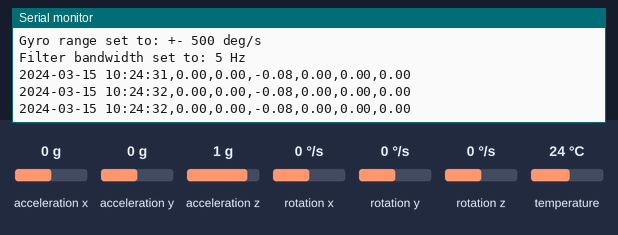
A sketch run on a simulated ESP32. Shown: the last lines printed to the serial monitor. The inputs (shaded band) are chosen by the test bench; at power-on: acceleration x 0 g, acceleration y 0 g, acceleration z 1 g, rotation x 0 °/s, rotation y 0 °/s, rotation z 0 °/s, temperature 24 °C. WiFi joins after 1.5 s; servers stay silent unless stated; network time is answered at once with the bench clock; the local clock reads 2024-03-15 10:24:30 at power-on unless the sketch sets it; storage starts empty.

Above: at 2.7 s.
2.8 s: acceleration x set to -1.4 g
At 3.5 s:
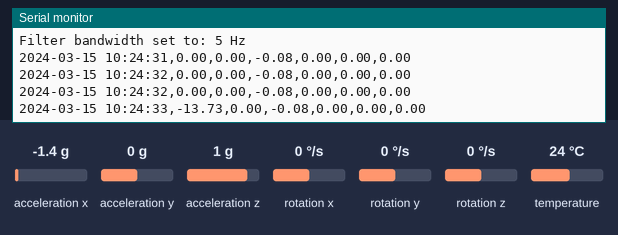
4.3 s: acceleration y set to -1.4 g
At 5.1 s:
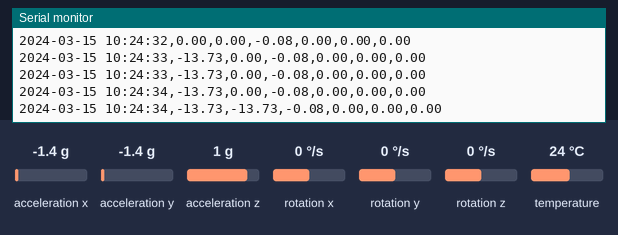
5.8 s: acceleration z set to -1.4 g
At 5.8 s:
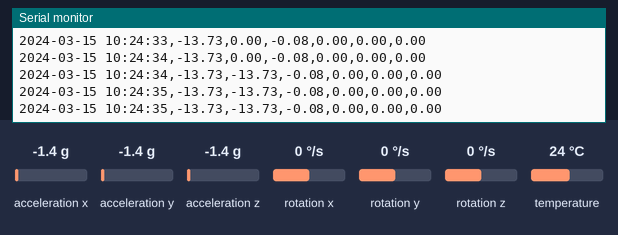
7.3 s: rotation x set to -192 °/s
At 7.3 s:
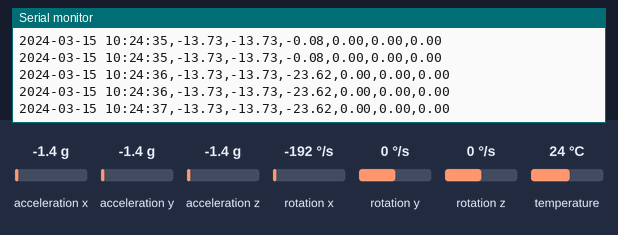
8.8 s: rotation y set to -192 °/s
At 8.8 s:
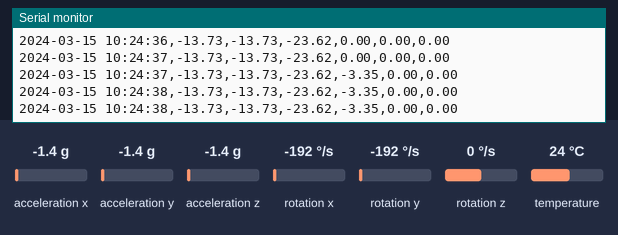
Timing chart, 0 to 11.3 s (numbered marks = the images above; inputs shaded):
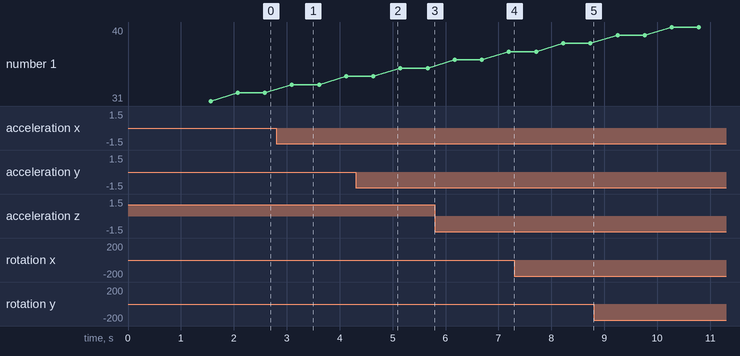

Measured:
- after the input at 2.8 s, the serial monitor: prints a new line after 0.30 s (image 1)
- after the input at 4.3 s, the serial monitor: prints a new line after 0.34 s (image 2)

The sketch:

leitura_angulos.ino
```cpp
#include <WiFi.h>
#include <NTPClient.h>
#include <WiFiUdp.h>
#include <time.h>
#define LED_PIN 2

// Basic demo for accelerometer readings from Adafruit MPU6050

// ESP32 Guide: https://RandomNerdTutorials.com/esp32-mpu-6050-accelerometer-gyroscope-arduino/
// ESP8266 Guide: https://RandomNerdTutorials.com/esp8266-nodemcu-mpu-6050-accelerometer-gyroscope-arduino/
// Arduino Guide: https://RandomNerdTutorials.com/arduino-mpu-6050-accelerometer-gyroscope/

#include <Adafruit_MPU6050.h>
#include <Adafruit_Sensor.h>
#include <Wire.h>

Adafruit_MPU6050 mpu;
double gravity = 9.89;
double ax, ay, az;
double gx, gy, gz;
String n = "\n";
String data_hora = "";

const char *ntpServer = "pool.ntp.org";
const long gmtOffset_sec = -10800; // UTC-3 (three hours behind UTC)
const int daylightOffset_sec = 3600;

WiFiUDP ntpUDP;
NTPClient timeClient(ntpUDP, ntpServer, gmtOffset_sec);


//CARTAO MEMORIA
#include "FS.h"
#include "SD.h"
#include "SPI.h"


void setup() {
  Serial.begin(115200);
  WiFi.begin("LIVE TIM_1901_2G", "danivalberlu");
  while (WiFi.status() != WL_CONNECTED) {
    delay(500);
    Serial.print(".");
  }
  timeClient.begin();
  inicializar_sdcard();
  setup_mpu();
}

void loop() {
    get_hora();
    //colocar leitura do mpu
    get_mpu();
    delay(500);
}
void inicializar_sdcard(){

    if(!SD.begin()){
        Serial.println("Card Mount Failed");
        return;
    }
    uint8_t cardType = SD.cardType();

    if(cardType == CARD_NONE){
        Serial.println("No SD card attached");
        return;
    }


  }
void get_mpu(){
   sensors_event_t a, g, temp;
   mpu.getEvent(&a, &g, &temp);
   ax=a.acceleration.x;
   ay=a.acceleration.y;
   az= a.acceleration.z -gravity;
   gx=g.gyro.x;
   gy=g.gyro.y;
   gz=g.gyro.z;


  String value =  "";
  value = data_hora+","+String(ax)+","+String(ay)+","+String(az)+","+String(gx)+","+String(gy)+","+String(gz)+n;
  Serial.println(value);
  appendFile(SD, "/dados_tcc.txt",value);
}

void setup_mpu(){
if (!mpu.begin()) {
    Serial.println("Failed to find MPU6050 chip");
    while (1) {
      delay(10);
    }
  }
  Serial.println("MPU6050 Found!");

  mpu.setAccelerometerRange(MPU6050_RANGE_8_G);
  Serial.print("Accelerometer range set to: ");
  switch (mpu.getAccelerometerRange()) {
  case MPU6050_RANGE_2_G:
    Serial.println("+-2G");
    break;
  case MPU6050_RANGE_4_G:
    Serial.println("+-4G");
    break;
  case MPU6050_RANGE_8_G:
    Serial.println("+-8G");
    break;
  case MPU6050_RANGE_16_G:
    Serial.println("+-16G");
    break;
  }
  mpu.setGyroRange(MPU6050_RANGE_500_DEG);
  Serial.print("Gyro range set to: ");
  switch (mpu.getGyroRange()) {
  case MPU6050_RANGE_250_DEG:
    Serial.println("+- 250 deg/s");
    break;
  case MPU6050_RANGE_500_DEG:
    Serial.println("+- 500 deg/s");
    break;
  case MPU6050_RANGE_1000_DEG:
    Serial.println("+- 1000 deg/s");
    break;
  case MPU6050_RANGE_2000_DEG:
    Serial.println("+- 2000 deg/s");
    break;
  }

  mpu.setFilterBandwidth(MPU6050_BAND_5_HZ);
  Serial.print("Filter bandwidth set to: ");
  switch (mpu.getFilterBandwidth()) {
  case MPU6050_BAND_260_HZ:
    Serial.println("260 Hz");
    break;
  case MPU6050_BAND_184_HZ:
    Serial.println("184 Hz");
    break;
  case MPU6050_BAND_94_HZ:
    Serial.println("94 Hz");
    break;
  case MPU6050_BAND_44_HZ:
    Serial.println("44 Hz");
    break;
  case MPU6050_BAND_21_HZ:
    Serial.println("21 Hz");
    break;
  case MPU6050_BAND_10_HZ:
    Serial.println("10 Hz");
    break;
  case MPU6050_BAND_5_HZ:
    Serial.println("5 Hz");
    break;
  }

}

void get_hora(){
  timeClient.update();

  // Get Unix timestamp
  unsigned long epochTime = timeClient.getEpochTime();

  // Convert to time struct
  struct tm *timeinfo;
  time_t rawTime = (time_t)epochTime;
  timeinfo = localtime(&rawTime);

  // Extract date and time components
  int day = timeinfo->tm_mday;
  int month = timeinfo->tm_mon + 1; // Months are 0-based
  int year = timeinfo->tm_year + 1900; // Years since 1900
  String formattedTime = timeClient.getFormattedTime();

  // Print date and time (adjusted to local time)
  data_hora="";
  data_hora=data_hora+year+"-";
  if (month < 10){
    data_hora=data_hora+"0";
  }
  data_hora=data_hora+String(month)+"-";
  if (day < 10){
     data_hora=data_hora+"0";
  }
   data_hora=data_hora+String(day)+" ";
   data_hora=data_hora+formattedTime;


}


void appendFile(fs::FS &fs, String path, String message){
    //Serial.printf("Appending to file: %s\n", path);

    File file = fs.open(path, FILE_APPEND);
    if(!file){
        Serial.println("Failed to open file for appending");
        digitalWrite(LED_PIN, HIGH);
        return;
    }
    if(file.print(message)){
      digitalWrite(LED_PIN, LOW);
      //  Serial.println("Message appended");
    } else {
        digitalWrite(LED_PIN, HIGH);
        Serial.println("Append failed");
    }
    file.close();
}

void listDir(fs::FS &fs, String dirname, uint8_t levels){
    //Serial.printf("Listing directory: %s\n", dirname);

    File root = fs.open(dirname);
    if(!root){
        Serial.println("Failed to open directory");
        return;
    }
    if(!root.isDirectory()){
        Serial.println("Not a directory");
        return;
    }

    File file = root.openNextFile();
    while(file){
        if(file.isDirectory()){
           // Serial.print("  DIR : ");
            //Serial.println(file.name());
            if(levels){
                listDir(fs, file.path(), levels -1);
            }
        } else {
          //  Serial.print("  FILE: ");
          //  Serial.print(file.name());
          //  Serial.print("  SIZE: ");
          //  Serial.println(file.size());
        }
        file = root.openNextFile();
    }
}
```
